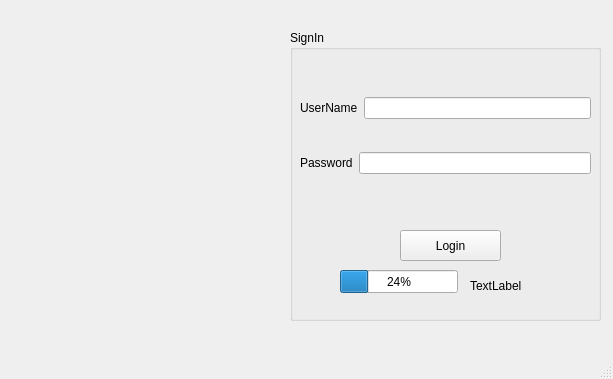
<?xml version="1.0" encoding="UTF-8"?>
<ui version="4.0">
 <class>MainWindow</class>
 <widget class="QMainWindow" name="MainWindow">
  <property name="geometry">
   <rect>
    <x>0</x>
    <y>0</y>
    <width>613</width>
    <height>379</height>
   </rect>
  </property>
  <property name="windowTitle">
   <string>MainWindow</string>
  </property>
  <widget class="QWidget" name="centralwidget">
   <widget class="QGroupBox" name="groupBox">
    <property name="geometry">
     <rect>
      <x>290</x>
      <y>30</y>
      <width>311</width>
      <height>291</height>
     </rect>
    </property>
    <property name="title">
     <string>SignIn</string>
    </property>
    <widget class="QPushButton" name="pushButton_Login">
     <property name="geometry">
      <rect>
       <x>110</x>
       <y>200</y>
       <width>101</width>
       <height>31</height>
      </rect>
     </property>
     <property name="text">
      <string>Login</string>
     </property>
    </widget>
    <widget class="QLabel" name="label_3">
     <property name="geometry">
      <rect>
       <x>180</x>
       <y>250</y>
       <width>54</width>
       <height>12</height>
      </rect>
     </property>
     <property name="text">
      <string>TextLabel</string>
     </property>
    </widget>
    <widget class="QProgressBar" name="progressBar">
     <property name="geometry">
      <rect>
       <x>50</x>
       <y>240</y>
       <width>118</width>
       <height>23</height>
      </rect>
     </property>
     <property name="value">
      <number>24</number>
     </property>
    </widget>
    <widget class="QWidget" name="">
     <property name="geometry">
      <rect>
       <x>10</x>
       <y>40</y>
       <width>291</width>
       <height>131</height>
      </rect>
     </property>
     <layout class="QVBoxLayout" name="verticalLayout">
      <item>
       <layout class="QHBoxLayout" name="horizontalLayout">
        <item>
         <widget class="QLabel" name="label">
          <property name="text">
           <string>UserName</string>
          </property>
         </widget>
        </item>
        <item>
         <widget class="QLineEdit" name="lineEdit_username"/>
        </item>
       </layout>
      </item>
      <item>
       <layout class="QHBoxLayout" name="horizontalLayout_2">
        <item>
         <widget class="QLabel" name="label_2">
          <property name="text">
           <string>Password</string>
          </property>
         </widget>
        </item>
        <item>
         <widget class="QLineEdit" name="lineEdit_password"/>
        </item>
       </layout>
      </item>
     </layout>
    </widget>
   </widget>
   <widget class="QLabel" name="label_pic">
    <property name="geometry">
     <rect>
      <x>20</x>
      <y>50</y>
      <width>241</width>
      <height>261</height>
     </rect>
    </property>
    <property name="text">
     <string/>
    </property>
    <property name="pixmap">
     <pixmap>login.png</pixmap>
    </property>
   </widget>
  </widget>
  <widget class="QMenuBar" name="menubar">
   <property name="geometry">
    <rect>
     <x>0</x>
     <y>0</y>
     <width>613</width>
     <height>21</height>
    </rect>
   </property>
  </widget>
  <widget class="QStatusBar" name="statusbar"/>
 </widget>
 <resources/>
 <connections/>
</ui>
